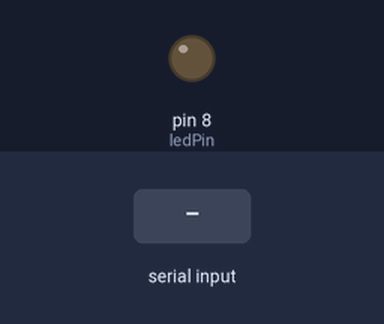
This sketch was run on a simulated Arduino Uno, built with avr-gcc and run on an emulated ATmega328P. Shown: output pins drawn as LEDs (lit = HIGH). The inputs (shaded band) are chosen by the test bench.

Above: at 1.2 s.
1.3 s: "1" received over Serial
At 1.9 s:
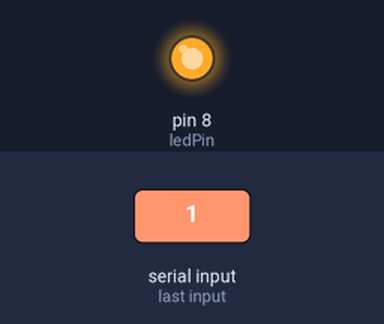
2.8 s: "0" received over Serial
At 3.1 s:
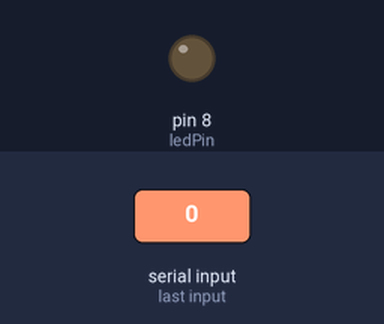
Timing chart, 0 to 5.8 s (numbered marks = the images above; inputs shaded):
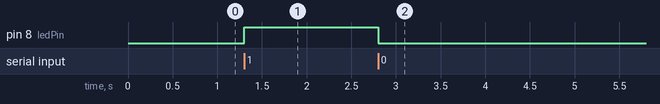

The sketch:

Task_3-2_Arduino.ino
```cpp
const int ledPin = 8;

void setup() {
  pinMode(ledPin, OUTPUT);
  Serial.begin(9600);
}

void loop() {
  if (Serial.available() > 0) {
    char data = Serial.read();

    if (data == '1') {
      digitalWrite(ledPin, HIGH);
    }

    if (data == '0') {
      digitalWrite(ledPin, LOW);
    }
  }
}
```

Measured:
- after the input at 1.3 s, pin 8 (ledPin): LOW → HIGH at once
- after the input at 2.8 s, pin 8 (ledPin): HIGH → LOW at once
